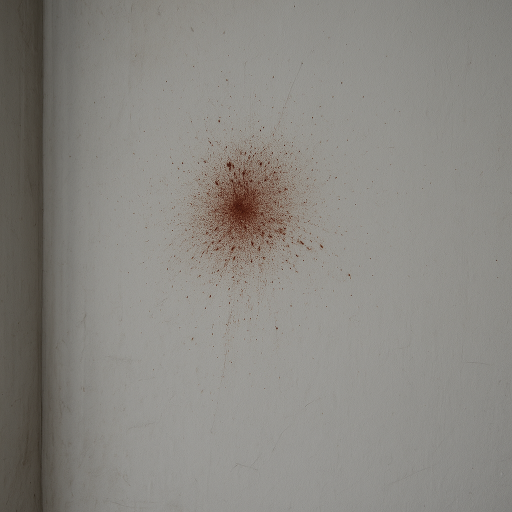
#> input picture G2.png, 1024 x 1024 px, found by its file name (shown at 1/2 size)
$ jupyter execute --allow-errors Blood.ipynb
#> lines starting #> are read from the running program, lines starting #| are printed output that depends on the picture; after the words box and inside, x2 and y2 are one past the last pixel; in counts of white or black regions, pixels touching at a corner belong together
[cell 1]
import os
import math
import random
from pathlib import Path
from typing import Dict, List, Tuple
from PIL import Image
import seaborn as sns
import numpy as np
import pandas as pd
import cv2
import matplotlib.pyplot as plt

from skimage.morphology import remove_small_objects, binary_opening, binary_closing, disk
from skimage.measure import label, regionprops
from skimage.measure import label as sk_label

from collections import Counter
from sklearn.model_selection import train_test_split
from sklearn.metrics import roc_auc_score, classification_report, confusion_matrix,roc_curve, auc, precision_recall_curve, f1_score
from sklearn.isotonic import IsotonicRegression
from sklearn.linear_model import LogisticRegression
from catboost import CatBoostClassifier
import joblib
from sklearn.metrics import accuracy_score, f1_score
import numpy as np


import joblib

# Reproducibility
RANDOM_SEED = 42
np.random.seed(RANDOM_SEED)
random.seed(RANDOM_SEED)

# Fixed resize scale
FIXED_SCALE = 0.80

DATA_ROOT = r"C:\BPA\data"

CLASS_MAP = {
    "Gunshot": "gunshot",
    "Impact": "impact",
}


OUTPUT_DIR = r"C:\BPA\final\model"
os.makedirs(OUTPUT_DIR, exist_ok=True)


FEATURE_OUTPUT_DIR = r"C:\BPA\final\model"
os.makedirs(FEATURE_OUTPUT_DIR, exist_ok=True)

FEATURE_CSV = os.path.join(FEATURE_OUTPUT_DIR, "features_coated.csv")
MODEL_BUNDLE_PATH = os.path.join(OUTPUT_DIR, "model_bundle_expert.pkl")

print(f"  DATA_ROOT        = {DATA_ROOT}")
print(f"  OUTPUT_DIR       = {OUTPUT_DIR}")
print(f"  FEATURE_CSV      = {FEATURE_CSV}")
print(f"  MODEL_BUNDLE_PATH= {MODEL_BUNDLE_PATH}")
print(f"  FIXED_SCALE      = {FIXED_SCALE}")

IMAGE LOADER

[cell 2]
Image.MAX_IMAGE_PIXELS = None

MAX_SIDE = 10000
MAX_PIX  = 70_000_000

def load_image_bgr(path: str) -> np.ndarray:
    """Load image as BGR, with robust fallbacks."""
#> called with path = 'C:\\BPA\\G2.png'
    img = None
    try:
        img = cv2.imread(path, cv2.IMREAD_UNCHANGED)
#> img is the input picture: shape (1024, 1024, 3); mean B, G, R 129.9, 135.3, 137.8
    except cv2.error as e:
        print(f" OpenCV error on {path}: {e}")
        img = None

    if img is not None:
        # PNG with alpha
        if len(img.shape) == 3 and img.shape[2] == 4:
            alpha = img[:, :, 3] / 255.0
            rgb = img[:, :, :3].astype(np.float32)

            rgb = np.where(
                alpha[..., None] > 0,
                rgb / np.maximum(alpha[..., None], 1e-5),
                rgb,
            )

            rgb = np.clip(rgb, 0, 255).astype(np.uint8)
            img_bgr = cv2.cvtColor(rgb, cv2.COLOR_RGB2BGR)
            return img_bgr

        return img

    # Fallback to PIL
    print(f" OpenCV could not load {path}. Using PIL")
    try:
        pil_img = Image.open(path)
    except Exception as e:
        print(f"PIL also failed to open {path}: {e}")
        return None

    if pil_img.mode in ("RGBA", "LA"):
        pil_img = pil_img.convert("RGBA")
    else:
        pil_img = pil_img.convert("RGB")

    w, h = pil_img.size

    MAX_ORIG_SIDE = 25000
    MAX_ORIG_PIX  = 120_000_000

    if (w * h > MAX_ORIG_PIX) or (max(w, h) > MAX_ORIG_SIDE):
        factor_pix  = math.sqrt(MAX_ORIG_PIX / float(w * h))
        factor_side = MAX_ORIG_SIDE / float(max(w, h))
        factor = min(factor_pix, factor_side, 1.0)

        new_w = max(1, int(round(w * factor)))
        new_h = max(1, int(round(h * factor)))
        print(f"[WARN] PIL downscaling huge image at load time: {w}x{h} -> {new_w}x{new_h}")
        pil_img = pil_img.resize((new_w, new_h), Image.BILINEAR)
        w, h = new_w, new_h

    arr = np.array(pil_img)

    if arr.ndim == 3 and arr.shape[2] == 4:
        rgb = arr[:, :, :3].astype(np.uint8)
        bgr = cv2.cvtColor(rgb, cv2.COLOR_RGB2BGR)
    elif arr.ndim == 3 and arr.shape[2] == 3:
        bgr = cv2.cvtColor(arr.astype(np.uint8), cv2.COLOR_RGB2BGR)
    else:
        gray = arr.astype(np.uint8)
        bgr = cv2.cvtColor(gray, cv2.COLOR_GRAY2BGR)

    return bgr


def resize_fixed_scale(img: np.ndarray, base_scale: float = FIXED_SCALE) -> Tuple[np.ndarray, float]:
    """
    Resize image by base scale (0.80) AND apply an adaptive downscale
    only if the scaled image is still too large.
    Returns: resized_img, final_scale
    """
#> called with base_scale = 0.8
    h, w = img.shape[:2]
    if h == 0 or w == 0:
        raise ValueError("resize_fixed_scale: empty image.")

    scale = base_scale
    new_h = int(round(h * scale))
    new_w = int(round(w * scale))

    if (new_h * new_w > MAX_PIX) or (max(new_h, new_w) > MAX_SIDE):
        factor_pix  = math.sqrt(MAX_PIX / float(new_h * new_w))
        factor_side = MAX_SIDE / float(max(new_h, new_w))
        extra = min(factor_pix, factor_side, 1.0)

        scale *= extra
        new_h = max(1, int(round(h * scale)))
        new_w = max(1, int(round(w * scale)))

        print(" Image too large after base scale so extra downscale applied.")
        print(f" final scale = {scale:.4f}, final size = {new_w} x {new_h}")

    resized = cv2.resize(img, (new_w, new_h), interpolation=cv2.INTER_AREA)
    return resized, scale

print("Image loader and resize helper ready.")

SEGMENTATION HSV + RED DOMINANCE + COATING MASK

[cell 3]
def _segment_blood_binary(img_bgr_resized: np.ndarray) -> np.ndarray:

    # Returns a boolean mask of blood pixels that are used as a feature to build highlight/coated images.

    if img_bgr_resized is None or img_bgr_resized.size == 0:
        raise ValueError("_segment_blood_binary: empty image")

    # RGB red dominance
    b, g, r = cv2.split(img_bgr_resized)
    r_i = r.astype(np.int32)
    g_i = g.astype(np.int32)
    b_i = b.astype(np.int32)

    red_dom = (
        (r_i > g_i + 10) &
        (r_i > b_i + 10) &
        (r >= 40)
    )

    # HSV red bands
    hsv = cv2.cvtColor(img_bgr_resized, cv2.COLOR_BGR2HSV)
    h, s, v = cv2.split(hsv)

    lower1 = np.array([0,   15,  15], dtype=np.uint8)
    upper1 = np.array([12, 255, 255], dtype=np.uint8)
    lower2 = np.array([160, 15,  15], dtype=np.uint8)
    upper2 = np.array([179, 255, 255], dtype=np.uint8)

    mask_red1 = cv2.inRange(hsv, lower1, upper1)
    mask_red2 = cv2.inRange(hsv, lower2, upper2)
    base_hsv  = (mask_red1 > 0) | (mask_red2 > 0)

    base_mask = base_hsv & red_dom & (v >= 30)

    if not base_mask.any():
        return np.zeros(img_bgr_resized.shape[:2], dtype=bool)

    cleaned = remove_small_objects(base_mask, min_size=3)
    cleaned = binary_opening(cleaned, disk(1))

    if not cleaned.any():
        cleaned = base_mask

    return cleaned.astype(bool)


def make_highlight_and_coated(img_bgr_resized: np.ndarray) -> Tuple[np.ndarray, np.ndarray]:
    """
    From a resized image:
      - segment blood
      - build highlight (white background + original colour)
      - build coated grayscale mask (0 background, grayscale intensity for blood)
    """
    mask_bool = _segment_blood_binary(img_bgr_resized)

    # highlight image
    highlight = np.full_like(img_bgr_resized, 255, dtype=np.uint8)
    highlight[mask_bool] = img_bgr_resized[mask_bool]

    # coated grayscale mask
    gray = cv2.cvtColor(img_bgr_resized, cv2.COLOR_BGR2GRAY)
    coated_gray = np.zeros_like(gray, dtype=np.uint8)
    coated_gray[mask_bool] = gray[mask_bool]

    return highlight, coated_gray


# [98 lines left out: functions _keep_only_small_components, _segment_blood_binary_contingency, make_highlight_and_coated_contingency, not called in this run]

FEATURE EXTRACTION USING ONLY COATED MASK

[cell 4]
def extract_expert_features_coated(coated_gray: np.ndarray,
                                   img_shape: Tuple[int, int]) -> Dict[str, float]:

    H, W = img_shape[:2]
    if coated_gray is None or coated_gray.size == 0:
        raise ValueError("extract_expert_features_coated: empty coated mask")

    blood_mask = coated_gray > 0
    blood_pixels = int(blood_mask.sum())
    total_pixels = int(H * W)

    feats: Dict[str, float] = {}

    # basic coverage
    feats["blood_pixels"] = float(blood_pixels)
    feats["blood_coverage"] = float(blood_pixels / total_pixels) if total_pixels > 0 else 0.0

    # template for zeros if no blood
    empty_common = {
        "total_stains": 0.0,
        "stains_per_Mpx": 0.0,
        "mean_area": 0.0,
        "median_area": 0.0,
        "std_area": 0.0,
        "max_area": 0.0,
        "dominant_ratio": 0.0,
        "top3_ratio": 0.0,
        "frac_small": 0.0,
        "frac_large": 0.0,
        "num_passive_like": 0.0,
        "frac_passive_like": 0.0,
        "dist_mean_norm": 0.0,
        "dist_std_norm": 0.0,
        "outer_pixel_frac": 0.0,
        "outer_inner_density_ratio": 0.0,
        "mean_aspect_small": 0.0,
        "mean_aspect_large": 0.0,
        "frac_elongated_small": 0.0,
        "frac_elongated_all": 0.0,
        "nn_mean_norm": 0.0,
        "nn_std_norm": 0.0,
        # intensity / mist / core / radial
        "int_mean": 0.0,
        "int_std": 0.0,
        "int_min": 0.0,
        "int_max": 0.0,
        "int_median": 0.0,
        "int_p10": 0.0,
        "int_p90": 0.0,
        "int_cv": 0.0,
        "int_entropy": 0.0,
        "mist_frac_pixels": 0.0,
        "dark_core_frac_pixels": 0.0,
        "dist_mean_intw": 0.0,
        "dist_std_intw": 0.0,
        "r50_norm": 0.0,
        "r90_norm": 0.0,
        "radial_density_slope": 0.0,
        "elong_orientation_std_deg": 0.0,
        "elong_outer_frac": 0.0,
    }

    if blood_pixels == 0:
        feats.update(empty_common)
        return feats

    # INTENSITY STATS
    vals = coated_gray[blood_mask].astype(np.float32)
    int_mean = float(vals.mean())
    int_std  = float(vals.std())
    int_min  = float(vals.min())
    int_max  = float(vals.max())
    int_med  = float(np.median(vals))
    p10      = float(np.percentile(vals, 10))
    p30      = float(np.percentile(vals, 30))
    p70      = float(np.percentile(vals, 70))
    p90      = float(np.percentile(vals, 90))
    cv       = float(int_std / (int_mean + 1e-6))

    hist, _ = np.histogram(vals, bins=32, range=(0, 255), density=True)
    hist_nz = hist[hist > 0]
    entropy = float(-np.sum(hist_nz * np.log2(hist_nz)))

    feats["int_mean"]    = int_mean
    feats["int_std"]     = int_std
    feats["int_min"]     = int_min
    feats["int_max"]     = int_max
    feats["int_median"]  = int_med
    feats["int_p10"]     = p10
    feats["int_p90"]     = p90
    feats["int_cv"]      = cv
    feats["int_entropy"] = entropy

    feats["mist_frac_pixels"]      = float((vals <= p30).sum() / vals.size)
    feats["dark_core_frac_pixels"] = float((vals >= p70).sum() / vals.size)

    # REGION PROPS
    labels = sk_label(blood_mask)
    regions = regionprops(labels)
    stains = [r for r in regions if r.area >= 5]
    total_stains = len(stains)
    feats["total_stains"] = float(total_stains)

    if total_stains == 0:
        feats.update(empty_common)
        return feats

    areas = np.array([r.area for r in stains], dtype=float)
    perims = np.array([r.perimeter if r.perimeter > 0 else np.nan for r in stains], dtype=float)
    major_axes = np.array([getattr(r, "major_axis_length", 0.0) for r in stains], dtype=float)
    minor_axes = np.array([getattr(r, "minor_axis_length", 0.0) for r in stains], dtype=float)

    total_blood_area = float(areas.sum())
    max_area = float(areas.max())
    feats["mean_area"] = float(areas.mean())
    feats["median_area"] = float(np.median(areas))
    feats["std_area"] = float(areas.std())
    feats["max_area"] = max_area

    feats["stains_per_Mpx"] = float(total_stains / (total_pixels / 1e6))
    feats["dominant_ratio"] = float(max_area / total_blood_area) if total_blood_area > 0 else 0.0

    sorted_areas = np.sort(areas)[::-1]
    top3 = sorted_areas[:3].sum()
    feats["top3_ratio"] = float(top3 / total_blood_area) if total_blood_area > 0 else 0.0

    q1 = float(np.percentile(areas, 25))
    q3 = float(np.percentile(areas, 75))
    frac_small = float((areas <= q1).sum() / total_stains)
    frac_large = float((areas >= q3).sum() / total_stains)
    feats["frac_small"] = frac_small
    feats["frac_large"] = frac_large

    # passive-like
    num_passive_like = 0
    for a, maj, min_ax, per in zip(areas, major_axes, minor_axes, perims):
        if a < feats["median_area"]:
            continue
        if maj <= 0 or min_ax <= 0 or math.isnan(per) or per <= 0:
            continue
        aspect_ratio = min_ax / maj
        circularity = 4.0 * math.pi * a / (per * per)
        if aspect_ratio >= 0.8 and circularity >= 0.7:
            num_passive_like += 1
    feats["num_passive_like"] = float(num_passive_like)
    feats["frac_passive_like"] = float(num_passive_like / total_stains)

    # SPATIAL SPREAD & RADIAL
    ys, xs = np.nonzero(blood_mask)
    cy, cx = ys.mean(), xs.mean()
    dists = np.sqrt((ys - cy) ** 2 + (xs - cx) ** 2)
    diag = math.sqrt(H * H + W * W)
    d_norm = dists / diag

    feats["dist_mean_norm"] = float(d_norm.mean())
    feats["dist_std_norm"] = float(d_norm.std())

    # intensity-weighted radius
    w = vals / 255.0
    wsum = float(w.sum()) + 1e-6
    mean_intw = float((d_norm * w).sum() / wsum)
    var_intw = float(((d_norm - mean_intw) ** 2 * w).sum() / wsum)
    feats["dist_mean_intw"] = mean_intw
    feats["dist_std_intw"] = math.sqrt(max(var_intw, 0.0))

    feats["r50_norm"] = float(np.quantile(d_norm, 0.5))
    feats["r90_norm"] = float(np.quantile(d_norm, 0.9))

    # radial density slope (log density vs radius)
    n_bins = 8
    r_bins = np.linspace(0.0, d_norm.max() + 1e-6, n_bins + 1)
    counts, _ = np.histogram(d_norm, bins=r_bins)
    r_mid = 0.5 * (r_bins[:-1] + r_bins[1:])
    areas_ann = (r_bins[1:]**2 - r_bins[:-1]**2) * math.pi
    dens = counts / (areas_ann + 1e-6)
    valid = dens > 0
    if valid.sum() >= 2:
        logd = np.log(dens[valid])
        slope, _ = np.polyfit(r_mid[valid], logd, 1)
        feats["radial_density_slope"] = float(slope)
    else:
        feats["radial_density_slope"] = 0.0

    core_r = 0.08
    outer_r = 0.35
    core_mask = d_norm <= core_r
    outer_mask = (d_norm > core_r) & (d_norm <= outer_r)
    total_pix = float(len(d_norm))
    core_pix = float(core_mask.sum())
    outer_pix = float(outer_mask.sum())
    feats["outer_pixel_frac"] = float(outer_pix / total_pix) if total_pix > 0 else 0.0

    core_area = math.pi * (core_r * diag) ** 2
    ring_area = math.pi * (outer_r * diag) ** 2 - core_area
    if core_area <= 0 or ring_area <= 0:
        feats["outer_inner_density_ratio"] = 0.0
    else:
        core_density = core_pix / core_area
        outer_density = outer_pix / ring_area
        feats["outer_inner_density_ratio"] = float(
            outer_density / core_density if core_density > 0 else 0.0
        )

    # MICROTEXTURE & ORIENTATION
    aspects = np.zeros_like(areas, dtype=float)
    for i, (maj, min_ax) in enumerate(zip(major_axes, minor_axes)):
        aspects[i] = (min_ax / maj) if maj > 0 else 0.0

    elongated_mask = aspects <= 0.6
    small_mask = areas <= q1
    large_mask = areas >= q3

    feats["mean_aspect_small"] = float(aspects[small_mask].mean()) if small_mask.any() else 0.0
    feats["mean_aspect_large"] = float(aspects[large_mask].mean()) if large_mask.any() else 0.0

    if small_mask.any():
        feats["frac_elongated_small"] = float((elongated_mask & small_mask).sum() / small_mask.sum())
    else:
        feats["frac_elongated_small"] = 0.0
    feats["frac_elongated_all"] = float(elongated_mask.sum() / float(total_stains))

    elong_regions = [r for r, el in zip(stains, elongated_mask) if el]
    if len(elong_regions) > 0:
        ori = np.array([reg.orientation for reg in elong_regions], dtype=float)
        ori_deg = np.rad2deg(ori)
        feats["elong_orientation_std_deg"] = float(abs(ori_deg).std())
    else:
        feats["elong_orientation_std_deg"] = 0.0

    # elongations in outer region
    coords = np.array([r.centroid for r in stains], dtype=float)
    cy_s, cx_s = coords.mean(axis=0)
    d_stain = np.sqrt((coords[:, 0] - cy_s) ** 2 + (coords[:, 1] - cx_s) ** 2)
    d_stain_norm = d_stain / diag
    outer_stain_mask = d_stain_norm > 0.15
    if outer_stain_mask.any():
        feats["elong_outer_frac"] = float((elongated_mask & outer_stain_mask).sum()
                                          / outer_stain_mask.sum())
    else:
        feats["elong_outer_frac"] = 0.0

    # CLUSTERING (NN)
    total_stains = len(stains)
    if total_stains > 1:
        MAX_NN_POINTS = 4000
        if total_stains <= MAX_NN_POINTS:
            coords_use = coords
        else:
            rng = np.random.default_rng(RANDOM_SEED)
            idx = rng.choice(total_stains, size=MAX_NN_POINTS, replace=False)
            coords_use = coords[idx]

        diff = coords_use[:, None, :] - coords_use[None, :, :]
        dist_mat = np.sqrt((diff ** 2).sum(axis=2))
        np.fill_diagonal(dist_mat, np.inf)
        nn = dist_mat.min(axis=1)
        nn_norm = nn / diag
        feats["nn_mean_norm"] = float(nn_norm.mean())
        feats["nn_std_norm"] = float(nn_norm.std())
    else:
        feats["nn_mean_norm"] = 0.0
        feats["nn_std_norm"] = 0.0

    return feats

print("Coated-only expert feature extractor ready.")

FOR GETTING THE INTENSITY BELOW THE COATING

[cell 5]
def add_color_features_from_coated(feat_dict: Dict[str, float],
                                   coated_gray: np.ndarray,
                                   img_bgr: np.ndarray) -> None:

    # Add mean RGB/HSV and red-dominance under the coated blood region.

    blood_mask = coated_gray > 0
    if not blood_mask.any():
        feat_dict["mean_R"] = 0.0
        feat_dict["mean_G"] = 0.0
        feat_dict["mean_B"] = 0.0
        feat_dict["mean_S"] = 0.0
        feat_dict["mean_V"] = 0.0
        feat_dict["mean_Rdom"] = 0.0
        return

    b_ch, g_ch, r_ch = cv2.split(img_bgr)
    hsv = cv2.cvtColor(img_bgr, cv2.COLOR_BGR2HSV)
    h_ch, s_ch, v_ch = cv2.split(hsv)

    feat_dict["mean_R"] = float(r_ch[blood_mask].mean())
    feat_dict["mean_G"] = float(g_ch[blood_mask].mean())
    feat_dict["mean_B"] = float(b_ch[blood_mask].mean())
    feat_dict["mean_S"] = float(s_ch[blood_mask].mean())
    feat_dict["mean_V"] = float(v_ch[blood_mask].mean())
    feat_dict["mean_Rdom"] = float(
        (r_ch[blood_mask] - 0.5 * (g_ch[blood_mask] + b_ch[blood_mask])).mean()
    )

SAMPLE TEST FOR SEGMENTATIOMN TESTING AND FEATURE EXTRACTION (I KNOW IT WILL WORK SO ITS FOR OTHERS NOT ME )

[cell 6]
TEST_IMAGE_FEAT = r"C:\BPA\G2.png"


img_test = load_image_bgr(TEST_IMAGE_FEAT)
if img_test is None:
    raise ValueError(f"Could not read test image: {TEST_IMAGE_FEAT}")

img_resized_test, _ = resize_fixed_scale(img_test, FIXED_SCALE)
H2, W2 = img_resized_test.shape[:2]


# Highlight + Coated mask (the only mask we use now)
highlight_test, coat_mask_test = make_highlight_and_coated(img_resized_test)
#> in _segment_blood_binary, `b, g, r = cv2.split(img_bgr_resized)`:
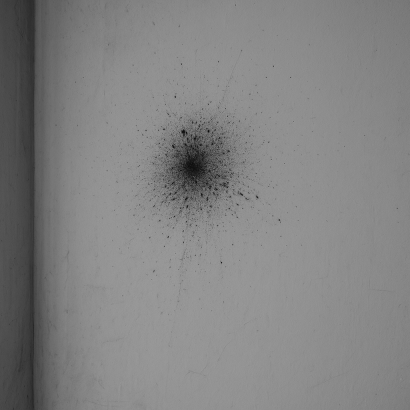
#> b: shape (819, 819) (shown at 1/2 size); min 3, max 161, mean 129.9
#> in _segment_blood_binary, `b, g, r = cv2.split(img_bgr_resized)`:
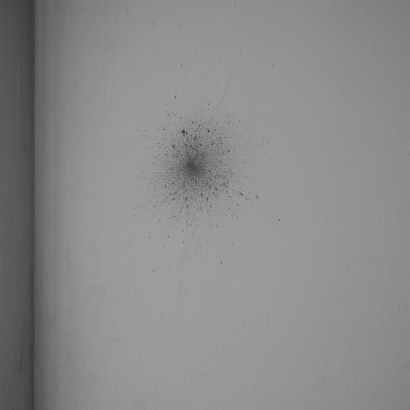
#> r: shape (819, 819) (shown at 1/2 size); min 37, max 179, mean 137.8
#> in _segment_blood_binary, `red_dom = ( (r_i > g_i + 10) & (r_i > b_i + 10) & (r >= 40) )`:
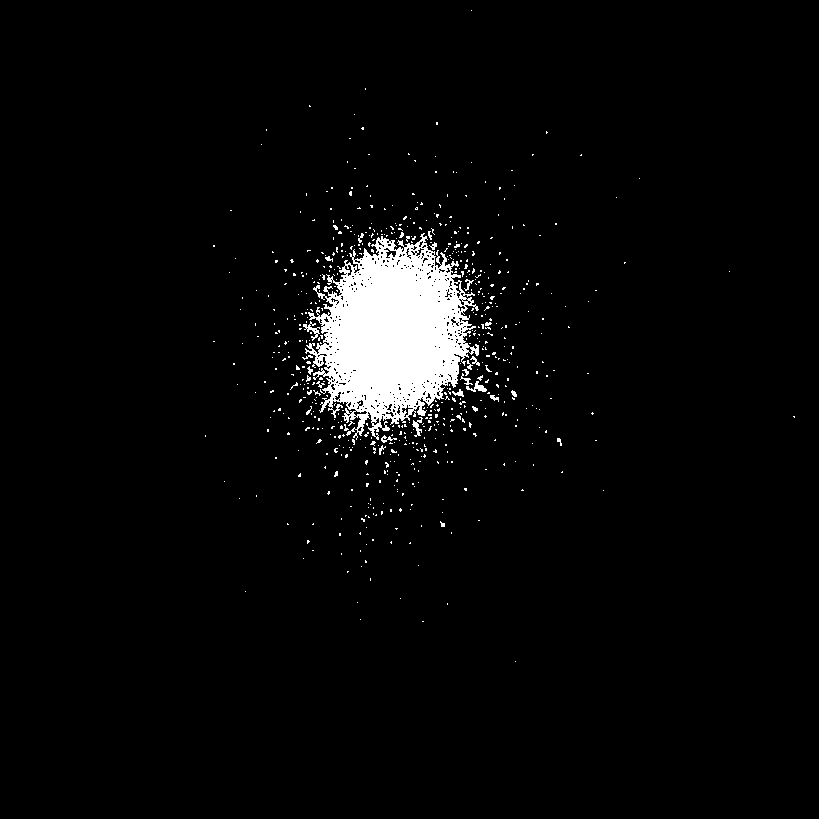
#> red_dom: shape (819, 819) bool; 3.6% white; 659 white regions (634 under 20 px), largest, box (x1, y1, x2, y2) and area: (305, 233, 479, 440) 20751, (303, 321, 320, 341) 110, (466, 381, 487, 392) 99
#> in _segment_blood_binary, `h, s, v = cv2.split(hsv)`:
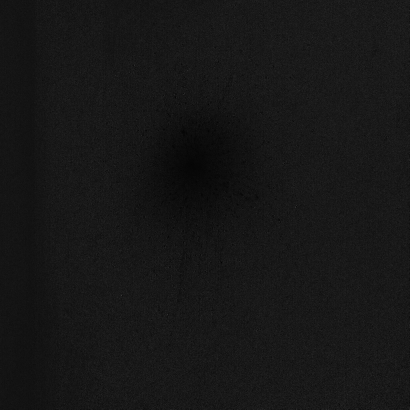
#> h: shape (819, 819) (shown at 1/2 size); min 0, max 120, mean 22.8
#> in _segment_blood_binary, `h, s, v = cv2.split(hsv)`:
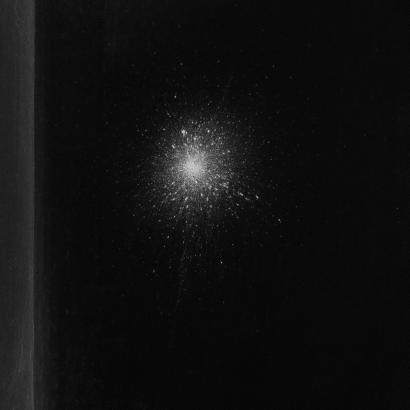
#> s: shape (819, 819) (shown at 1/2 size); min 2, max 240, mean 16.3
#> in _segment_blood_binary, `cleaned = binary_opening(cleaned, disk(1))`:
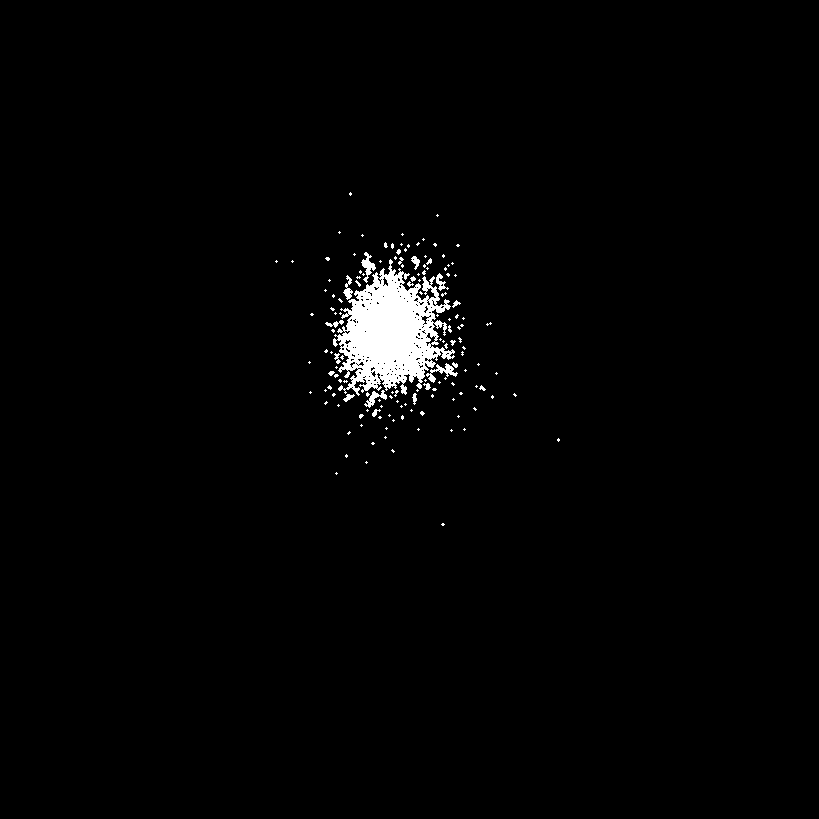
#> cleaned: shape (819, 819) bool; 1.7% white; 147 white regions (126 under 20 px)
#> (the rest of the program and of its run is left out)
